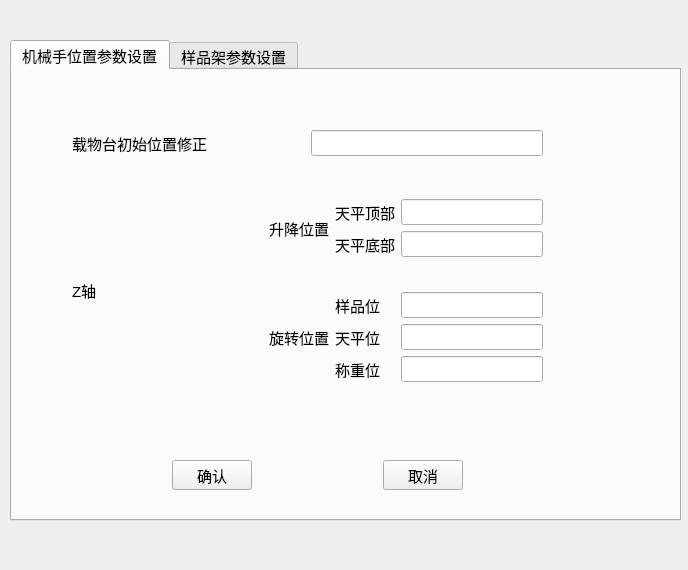
<?xml version="1.0" encoding="UTF-8"?>
<ui version="4.0">
 <class>Form_position</class>
 <widget class="QWidget" name="Form_position">
  <property name="geometry">
   <rect>
    <x>0</x>
    <y>0</y>
    <width>688</width>
    <height>570</height>
   </rect>
  </property>
  <property name="windowTitle">
   <string>位置设置</string>
  </property>
  <widget class="QTabWidget" name="tabWidget">
   <property name="geometry">
    <rect>
     <x>10</x>
     <y>40</y>
     <width>671</width>
     <height>481</height>
    </rect>
   </property>
   <property name="font">
    <font>
     <pointsize>11</pointsize>
    </font>
   </property>
   <property name="layoutDirection">
    <enum>Qt::LeftToRight</enum>
   </property>
   <property name="currentIndex">
    <number>0</number>
   </property>
   <widget class="QWidget" name="tab">
    <attribute name="title">
     <string>机械手位置参数设置</string>
    </attribute>
    <widget class="QWidget" name="layoutWidget">
     <property name="geometry">
      <rect>
       <x>160</x>
       <y>390</y>
       <width>291</width>
       <height>30</height>
      </rect>
     </property>
     <layout class="QHBoxLayout" name="horizontalLayout_12">
      <item>
       <widget class="QPushButton" name="pushButton">
        <property name="text">
         <string>确认</string>
        </property>
       </widget>
      </item>
      <item>
       <spacer name="horizontalSpacer">
        <property name="orientation">
         <enum>Qt::Horizontal</enum>
        </property>
        <property name="sizeHint" stdset="0">
         <size>
          <width>40</width>
          <height>20</height>
         </size>
        </property>
       </spacer>
      </item>
      <item>
       <widget class="QPushButton" name="pushButton_2">
        <property name="text">
         <string>取消</string>
        </property>
       </widget>
      </item>
     </layout>
    </widget>
    <widget class="QWidget" name="layoutWidget">
     <property name="geometry">
      <rect>
       <x>60</x>
       <y>100</y>
       <width>471</width>
       <height>241</height>
      </rect>
     </property>
     <layout class="QHBoxLayout" name="horizontalLayout_8">
      <item>
       <widget class="QLabel" name="label_2">
        <property name="sizePolicy">
         <sizepolicy hsizetype="MinimumExpanding" vsizetype="Preferred">
          <horstretch>0</horstretch>
          <verstretch>0</verstretch>
         </sizepolicy>
        </property>
        <property name="text">
         <string>Z轴</string>
        </property>
       </widget>
      </item>
      <item>
       <layout class="QVBoxLayout" name="verticalLayout_3">
        <item>
         <layout class="QHBoxLayout" name="horizontalLayout_6">
          <item>
           <widget class="QLabel" name="label_3">
            <property name="sizePolicy">
             <sizepolicy hsizetype="Preferred" vsizetype="Preferred">
              <horstretch>0</horstretch>
              <verstretch>0</verstretch>
             </sizepolicy>
            </property>
            <property name="text">
             <string>升降位置</string>
            </property>
           </widget>
          </item>
          <item>
           <layout class="QVBoxLayout" name="verticalLayout">
            <item>
             <layout class="QHBoxLayout" name="horizontalLayout">
              <item>
               <widget class="QLabel" name="label_5">
                <property name="sizePolicy">
                 <sizepolicy hsizetype="MinimumExpanding" vsizetype="Preferred">
                  <horstretch>0</horstretch>
                  <verstretch>0</verstretch>
                 </sizepolicy>
                </property>
                <property name="text">
                 <string>天平顶部</string>
                </property>
               </widget>
              </item>
              <item>
               <widget class="QLineEdit" name="lineEdit_2">
                <property name="sizePolicy">
                 <sizepolicy hsizetype="Preferred" vsizetype="Fixed">
                  <horstretch>0</horstretch>
                  <verstretch>0</verstretch>
                 </sizepolicy>
                </property>
               </widget>
              </item>
             </layout>
            </item>
            <item>
             <layout class="QHBoxLayout" name="horizontalLayout_2">
              <item>
               <widget class="QLabel" name="label_6">
                <property name="sizePolicy">
                 <sizepolicy hsizetype="MinimumExpanding" vsizetype="Preferred">
                  <horstretch>0</horstretch>
                  <verstretch>0</verstretch>
                 </sizepolicy>
                </property>
                <property name="text">
                 <string>天平底部</string>
                </property>
               </widget>
              </item>
              <item>
               <widget class="QLineEdit" name="lineEdit_3">
                <property name="sizePolicy">
                 <sizepolicy hsizetype="Preferred" vsizetype="Fixed">
                  <horstretch>0</horstretch>
                  <verstretch>0</verstretch>
                 </sizepolicy>
                </property>
               </widget>
              </item>
             </layout>
            </item>
           </layout>
          </item>
         </layout>
        </item>
        <item>
         <layout class="QHBoxLayout" name="horizontalLayout_7">
          <item>
           <widget class="QLabel" name="label_4">
            <property name="sizePolicy">
             <sizepolicy hsizetype="Preferred" vsizetype="Preferred">
              <horstretch>0</horstretch>
              <verstretch>0</verstretch>
             </sizepolicy>
            </property>
            <property name="text">
             <string>旋转位置</string>
            </property>
           </widget>
          </item>
          <item>
           <layout class="QVBoxLayout" name="verticalLayout_2">
            <item>
             <layout class="QHBoxLayout" name="horizontalLayout_3">
              <item>
               <widget class="QLabel" name="label_7">
                <property name="sizePolicy">
                 <sizepolicy hsizetype="MinimumExpanding" vsizetype="Preferred">
                  <horstretch>0</horstretch>
                  <verstretch>0</verstretch>
                 </sizepolicy>
                </property>
                <property name="text">
                 <string>样品位</string>
                </property>
               </widget>
              </item>
              <item>
               <widget class="QLineEdit" name="lineEdit_4">
                <property name="sizePolicy">
                 <sizepolicy hsizetype="Preferred" vsizetype="Fixed">
                  <horstretch>0</horstretch>
                  <verstretch>0</verstretch>
                 </sizepolicy>
                </property>
               </widget>
              </item>
             </layout>
            </item>
            <item>
             <layout class="QHBoxLayout" name="horizontalLayout_4">
              <item>
               <widget class="QLabel" name="label_8">
                <property name="sizePolicy">
                 <sizepolicy hsizetype="MinimumExpanding" vsizetype="Preferred">
                  <horstretch>0</horstretch>
                  <verstretch>0</verstretch>
                 </sizepolicy>
                </property>
                <property name="text">
                 <string>天平位</string>
                </property>
               </widget>
              </item>
              <item>
               <widget class="QLineEdit" name="lineEdit_5">
                <property name="sizePolicy">
                 <sizepolicy hsizetype="Preferred" vsizetype="Fixed">
                  <horstretch>0</horstretch>
                  <verstretch>0</verstretch>
                 </sizepolicy>
                </property>
               </widget>
              </item>
             </layout>
            </item>
            <item>
             <layout class="QHBoxLayout" name="horizontalLayout_5">
              <item>
               <widget class="QLabel" name="label_9">
                <property name="sizePolicy">
                 <sizepolicy hsizetype="MinimumExpanding" vsizetype="Preferred">
                  <horstretch>0</horstretch>
                  <verstretch>0</verstretch>
                 </sizepolicy>
                </property>
                <property name="text">
                 <string>称重位</string>
                </property>
               </widget>
              </item>
              <item>
               <widget class="QLineEdit" name="lineEdit_6">
                <property name="sizePolicy">
                 <sizepolicy hsizetype="Preferred" vsizetype="Fixed">
                  <horstretch>0</horstretch>
                  <verstretch>0</verstretch>
                 </sizepolicy>
                </property>
               </widget>
              </item>
             </layout>
            </item>
           </layout>
          </item>
         </layout>
        </item>
       </layout>
      </item>
     </layout>
    </widget>
    <widget class="QWidget" name="layoutWidget">
     <property name="geometry">
      <rect>
       <x>60</x>
       <y>60</y>
       <width>471</width>
       <height>27</height>
      </rect>
     </property>
     <layout class="QHBoxLayout" name="horizontalLayout_9">
      <item>
       <widget class="QLabel" name="label">
        <property name="text">
         <string>载物台初始位置修正</string>
        </property>
       </widget>
      </item>
      <item>
       <widget class="QLineEdit" name="lineEdit">
        <property name="sizePolicy">
         <sizepolicy hsizetype="Preferred" vsizetype="Fixed">
          <horstretch>0</horstretch>
          <verstretch>0</verstretch>
         </sizepolicy>
        </property>
       </widget>
      </item>
     </layout>
    </widget>
   </widget>
   <widget class="QWidget" name="tab_2">
    <attribute name="title">
     <string>样品架参数设置</string>
    </attribute>
    <widget class="QWidget" name="layoutWidget">
     <property name="geometry">
      <rect>
       <x>20</x>
       <y>30</y>
       <width>621</width>
       <height>301</height>
      </rect>
     </property>
     <layout class="QGridLayout" name="gridLayout">
      <item row="3" column="1">
       <widget class="QLineEdit" name="lineEdit_9">
        <property name="font">
         <font>
          <family>Times New Roman</family>
          <pointsize>11</pointsize>
         </font>
        </property>
        <property name="text">
         <string/>
        </property>
        <property name="alignment">
         <set>Qt::AlignCenter</set>
        </property>
       </widget>
      </item>
      <item row="3" column="0">
       <widget class="QLabel" name="label_12">
        <property name="sizePolicy">
         <sizepolicy hsizetype="Preferred" vsizetype="Maximum">
          <horstretch>0</horstretch>
          <verstretch>0</verstretch>
         </sizepolicy>
        </property>
        <property name="text">
         <string>90mm滤膜</string>
        </property>
       </widget>
      </item>
      <item row="2" column="1">
       <widget class="QLineEdit" name="lineEdit_8">
        <property name="font">
         <font>
          <family>Times New Roman</family>
          <pointsize>11</pointsize>
         </font>
        </property>
        <property name="text">
         <string/>
        </property>
        <property name="alignment">
         <set>Qt::AlignCenter</set>
        </property>
       </widget>
      </item>
      <item row="0" column="1">
       <widget class="QLabel" name="label_13">
        <property name="sizePolicy">
         <sizepolicy hsizetype="Preferred" vsizetype="Maximum">
          <horstretch>0</horstretch>
          <verstretch>0</verstretch>
         </sizepolicy>
        </property>
        <property name="text">
         <string>起始层</string>
        </property>
        <property name="alignment">
         <set>Qt::AlignCenter</set>
        </property>
       </widget>
      </item>
      <item row="1" column="0">
       <widget class="QLabel" name="label_10">
        <property name="sizePolicy">
         <sizepolicy hsizetype="Preferred" vsizetype="Maximum">
          <horstretch>0</horstretch>
          <verstretch>0</verstretch>
         </sizepolicy>
        </property>
        <property name="text">
         <string>低浓度头/滤筒</string>
        </property>
       </widget>
      </item>
      <item row="3" column="3">
       <widget class="QLineEdit" name="lineEdit_16">
        <property name="font">
         <font>
          <family>Times New Roman</family>
          <pointsize>11</pointsize>
         </font>
        </property>
        <property name="text">
         <string/>
        </property>
        <property name="alignment">
         <set>Qt::AlignCenter</set>
        </property>
       </widget>
      </item>
      <item row="3" column="2">
       <widget class="QLineEdit" name="lineEdit_17">
        <property name="font">
         <font>
          <family>Times New Roman</family>
          <pointsize>11</pointsize>
         </font>
        </property>
        <property name="text">
         <string/>
        </property>
        <property name="alignment">
         <set>Qt::AlignCenter</set>
        </property>
       </widget>
      </item>
      <item row="2" column="3">
       <widget class="QLineEdit" name="lineEdit_14">
        <property name="font">
         <font>
          <family>Times New Roman</family>
          <pointsize>11</pointsize>
         </font>
        </property>
        <property name="text">
         <string/>
        </property>
        <property name="alignment">
         <set>Qt::AlignCenter</set>
        </property>
       </widget>
      </item>
      <item row="1" column="2">
       <widget class="QLineEdit" name="lineEdit_10">
        <property name="font">
         <font>
          <family>Times New Roman</family>
          <pointsize>11</pointsize>
         </font>
        </property>
        <property name="text">
         <string/>
        </property>
        <property name="alignment">
         <set>Qt::AlignCenter</set>
        </property>
       </widget>
      </item>
      <item row="2" column="2">
       <widget class="QLineEdit" name="lineEdit_13">
        <property name="font">
         <font>
          <family>Times New Roman</family>
          <pointsize>11</pointsize>
         </font>
        </property>
        <property name="text">
         <string/>
        </property>
        <property name="alignment">
         <set>Qt::AlignCenter</set>
        </property>
       </widget>
      </item>
      <item row="1" column="5">
       <widget class="QLineEdit" name="lineEdit_12">
        <property name="font">
         <font>
          <family>Times New Roman</family>
          <pointsize>11</pointsize>
         </font>
        </property>
        <property name="text">
         <string/>
        </property>
        <property name="alignment">
         <set>Qt::AlignCenter</set>
        </property>
       </widget>
      </item>
      <item row="2" column="5">
       <widget class="QLineEdit" name="lineEdit_15">
        <property name="font">
         <font>
          <family>Times New Roman</family>
          <pointsize>11</pointsize>
         </font>
        </property>
        <property name="text">
         <string/>
        </property>
        <property name="alignment">
         <set>Qt::AlignCenter</set>
        </property>
       </widget>
      </item>
      <item row="0" column="2">
       <widget class="QLabel" name="label_14">
        <property name="sizePolicy">
         <sizepolicy hsizetype="Preferred" vsizetype="Maximum">
          <horstretch>0</horstretch>
          <verstretch>0</verstretch>
         </sizepolicy>
        </property>
        <property name="text">
         <string>层间距</string>
        </property>
        <property name="alignment">
         <set>Qt::AlignCenter</set>
        </property>
       </widget>
      </item>
      <item row="1" column="3">
       <widget class="QLineEdit" name="lineEdit_11">
        <property name="font">
         <font>
          <family>Times New Roman</family>
          <pointsize>11</pointsize>
         </font>
        </property>
        <property name="text">
         <string/>
        </property>
        <property name="alignment">
         <set>Qt::AlignCenter</set>
        </property>
       </widget>
      </item>
      <item row="0" column="3">
       <widget class="QLabel" name="label_15">
        <property name="sizePolicy">
         <sizepolicy hsizetype="Preferred" vsizetype="Maximum">
          <horstretch>0</horstretch>
          <verstretch>0</verstretch>
         </sizepolicy>
        </property>
        <property name="text">
         <string>位间距</string>
        </property>
        <property name="alignment">
         <set>Qt::AlignCenter</set>
        </property>
       </widget>
      </item>
      <item row="1" column="1">
       <widget class="QLineEdit" name="lineEdit_7">
        <property name="font">
         <font>
          <family>Times New Roman</family>
          <pointsize>11</pointsize>
         </font>
        </property>
        <property name="text">
         <string/>
        </property>
        <property name="alignment">
         <set>Qt::AlignCenter</set>
        </property>
       </widget>
      </item>
      <item row="3" column="5">
       <widget class="QLineEdit" name="lineEdit_18">
        <property name="font">
         <font>
          <family>Times New Roman</family>
          <pointsize>11</pointsize>
         </font>
        </property>
        <property name="text">
         <string/>
        </property>
        <property name="alignment">
         <set>Qt::AlignCenter</set>
        </property>
       </widget>
      </item>
      <item row="0" column="5">
       <widget class="QLabel" name="label_16">
        <property name="sizePolicy">
         <sizepolicy hsizetype="Preferred" vsizetype="Maximum">
          <horstretch>0</horstretch>
          <verstretch>0</verstretch>
         </sizepolicy>
        </property>
        <property name="text">
         <string>层  数</string>
        </property>
        <property name="alignment">
         <set>Qt::AlignCenter</set>
        </property>
       </widget>
      </item>
      <item row="2" column="0">
       <widget class="QLabel" name="label_11">
        <property name="sizePolicy">
         <sizepolicy hsizetype="Preferred" vsizetype="Maximum">
          <horstretch>0</horstretch>
          <verstretch>0</verstretch>
         </sizepolicy>
        </property>
        <property name="text">
         <string>47mm滤膜</string>
        </property>
       </widget>
      </item>
      <item row="0" column="4">
       <widget class="QLabel" name="label_17">
        <property name="text">
         <string>升高距离</string>
        </property>
       </widget>
      </item>
      <item row="1" column="4">
       <widget class="QLineEdit" name="lineEdit_19"/>
      </item>
      <item row="2" column="4">
       <widget class="QLineEdit" name="lineEdit_20"/>
      </item>
      <item row="3" column="4">
       <widget class="QLineEdit" name="lineEdit_21"/>
      </item>
      <item row="0" column="0">
       <widget class="QLabel" name="label_18">
        <property name="text">
         <string>样品种类</string>
        </property>
       </widget>
      </item>
     </layout>
    </widget>
    <widget class="QWidget" name="layoutWidget">
     <property name="geometry">
      <rect>
       <x>160</x>
       <y>380</y>
       <width>301</width>
       <height>30</height>
      </rect>
     </property>
     <layout class="QHBoxLayout" name="horizontalLayout_10">
      <item>
       <widget class="QPushButton" name="pushButton_3">
        <property name="text">
         <string>设置</string>
        </property>
        <property name="shortcut">
         <string>Return</string>
        </property>
       </widget>
      </item>
      <item>
       <spacer name="horizontalSpacer_2">
        <property name="orientation">
         <enum>Qt::Horizontal</enum>
        </property>
        <property name="sizeHint" stdset="0">
         <size>
          <width>40</width>
          <height>20</height>
         </size>
        </property>
       </spacer>
      </item>
      <item>
       <widget class="QPushButton" name="pushButton_4">
        <property name="text">
         <string>取消</string>
        </property>
       </widget>
      </item>
     </layout>
    </widget>
   </widget>
  </widget>
 </widget>
 <resources/>
 <connections/>
</ui>
